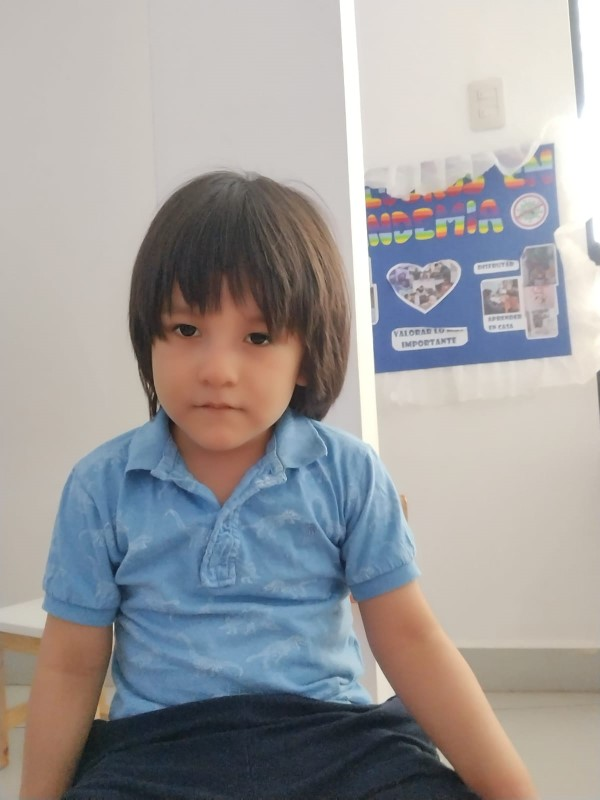
#> input picture images/liam.jpg, 600 x 800 px
$ python pillow1.py
#> lines starting #> are read from the running program, lines starting #| are printed output that depends on the picture
from PIL import Image

# Open an image file
img = Image.open("images/liam.jpg")
#> img is the input picture: PIL image 600x800 RGB; mean R, G, B 158.5, 156.5, 156.9

# Display the image
img.show()

# Image Properties
print(img.format) # Output: JPEG
#| JPEG
print(img.size) #Output: (600,800)
#| (600, 800)
print(img.mode) # Output: RGB
#| RGB

# Crop the image (recortar)
cropped_img = img.crop((100, 200, 400, 500))
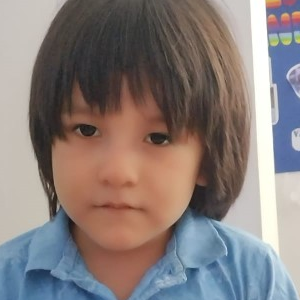
#> cropped_img: PIL image 300x300 RGB; mean R, G, B 135.2, 124.8, 122.7

# Resize the image
resized_img = img.resize((300, 400))

# Display the cropped and resized images
cropped_img.show()
resized_img.show()

# Saving an Image
cropped_img.save("liam_cropped.jpg")
resized_img.save("liam_resized.png")
